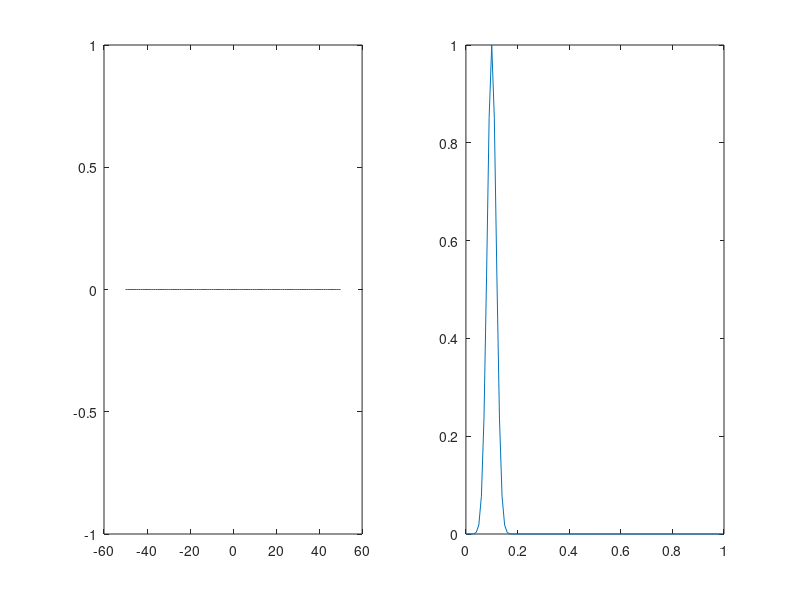
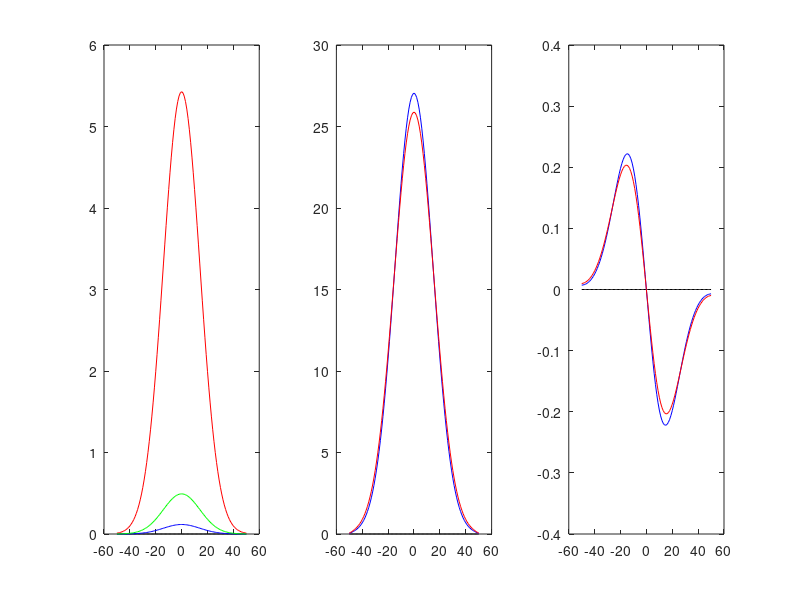
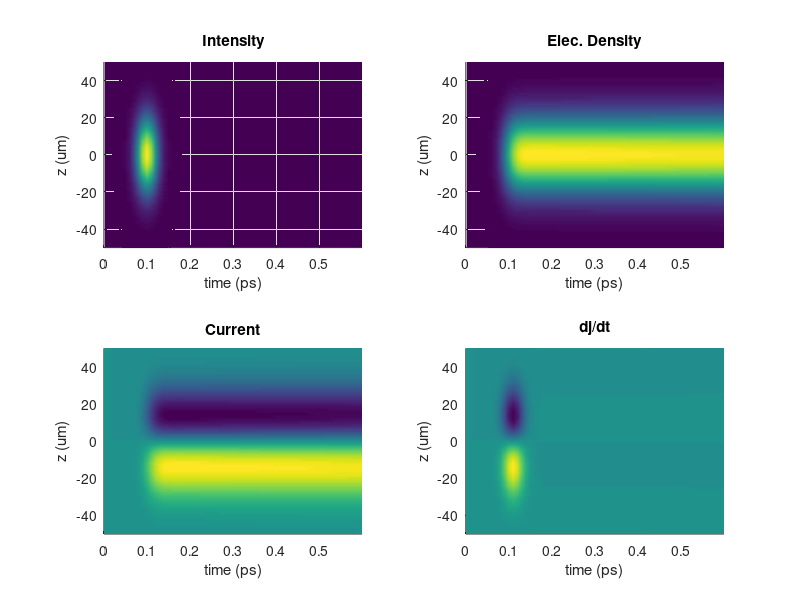
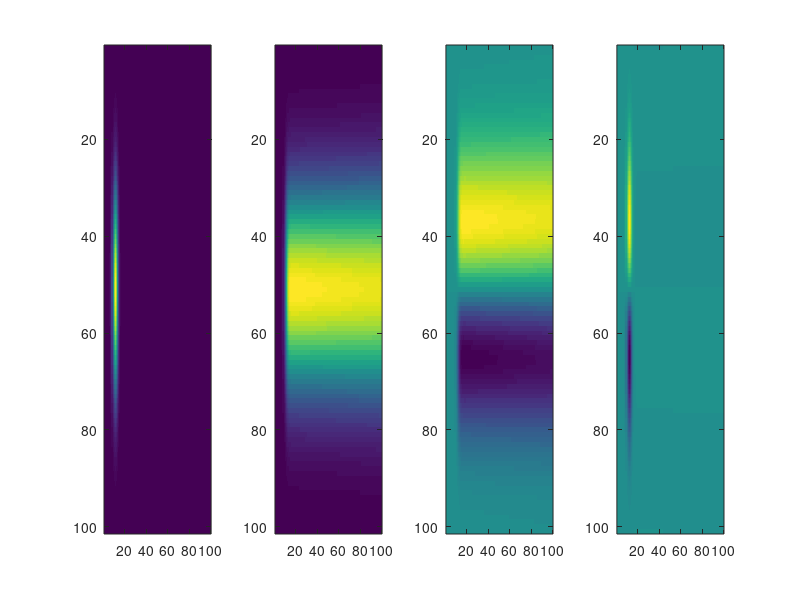

These charts were generated, in order, by the following MATLAB code:
% electon expansion modelling

clear all, close all,

dt = 0.01 % in ps
toffst = 0.1;
pulseD = 0.025;
t = 0.00:dt:3; % time vector
[unkn, ttot] = size(t);

zalim = 50;
zcel = 1;
za = (-1*zalim):zcel:(zalim); % space vector
[unkn, zcells] = size(za);

wid = 20; % Gaussian width of the optical beam in microns
TotEl = 1000; % total number of electrons generated NOTE: 1D model
niniF = exp((-za.^2)/wid^2);
niniTempF = exp((-(t-toffst).^2)/pulseD^2);
ampEl = TotEl/(sum(niniF)*sum(niniTempF)); 
nini = niniF*ampEl;

NzaEvol(1:zcells, 1:ttot) = 0;

NzaEvolPump(1:zcells, 1:ttot) = 0;

for iii = 1:20;
    NzaEvolPump(1:zcells, iii) = nini*niniTempF(iii);
end;

Cur(1:zcells, 1:ttot) = 0;

% assuming velocity is constant and it is 10 u/ps (the initial velocity can
% be higher, can be calculated from the kinetic energy given the photon
elecVumpps = 10;
vel = elecVumpps/zcel * dt; % in cells per time interval
% then multipying the vel by Npercell, one can find the number of electrons
% leaving the cell in one time step;

figure(1), 
subplot(1,2,1)
plot(za, NzaEvol(1:zcells, 1));
subplot(1,2,2)
plot(t(1:100), niniTempF(1,1:100));


for tstep = 2:ttot,
    ElDistTemp(1) = 0;
    ElDistTemp(2:(zcells+1)) = NzaEvol(1:zcells, (tstep-1));
    ElDistTemp((zcells+2)) = 0;
    
    NzaEvol(1:zcells, tstep) = NzaEvolPump(1:zcells, tstep); 
    NzaEvol(1:zcells, tstep) = NzaEvol(1:zcells, tstep) + NzaEvol(1:zcells, (tstep-1)) * (1 - 2 * vel); %initial number minus the number leaving the cell
    NzaEvol(1:zcells, tstep) = NzaEvol(1:zcells, tstep) + vel*(ElDistTemp(1:(zcells))+ElDistTemp(3:(zcells+2)))'; %prev line plus the number entering the cell
    Cur(1:zcells, tstep) = vel*(-ElDistTemp(1:(zcells))+ElDistTemp(3:(zcells+2)))';
    CurDer(1:zcells, tstep) = Cur(1:zcells, tstep) - Cur(1:zcells, (tstep-1));  
end;

figure(2),

subplot(1,3,1)
plot(za, NzaEvolPump(1:zcells, 1), '-k'),
hold on,
plot(za, NzaEvolPump(1:zcells, 6), '-b'),
hold on,
plot(za, NzaEvolPump(1:zcells, 10), '-r'),
hold on,
plot(za, NzaEvolPump(1:zcells, 15), '-g'),
hold off;

subplot(1,3,2)
plot(za, NzaEvol(1:zcells, 1), '-k'),
hold on,
plot(za, NzaEvol(1:zcells, 100), '-b'),
hold on,
plot(za, NzaEvol(1:zcells, 200), '-r'),
hold off;

subplot(1,3,3)
plot(za, Cur(1:zcells, 1), '-k'),
hold on,
plot(za, Cur(1:zcells, 100), '-b'),
hold on,
plot(za, Cur(1:zcells, 200), '-r'),
hold off;

tsh=0:dt:1;
[TT ZZ] = meshgrid(tsh, za);

figure(3),

subplot(2,2,1)
surf(TT, ZZ, NzaEvolPump(1:zcells, 1:101));
shading("interp");
view(2);
axis([0 0.6 -50 50]);
xlabel('time (ps)'),
ylabel('z (um)'),
title('Intensity')


subplot(2,2,2)
surf(TT, ZZ, NzaEvol(1:zcells, 1:101));
shading("interp");
view(2);
axis([0 0.6 -50 50]);
xlabel('time (ps)'),
ylabel('z (um)'),
title('Elec. Density')


subplot(2,2,3)
surf(TT, ZZ, Cur(1:zcells, 1:101));
shading("interp");
view(2);
axis([0 0.6 -50 50]);
xlabel('time (ps)'),
ylabel('z (um)'),
title('Current')


subplot(2,2,4)
surf(TT, ZZ, CurDer(1:zcells, 1:101));
shading("interp");
view(2);
axis([0 0.6 -50 50]);
xlabel('time (ps)'),
ylabel('z (um)'),
title('dj/dt')



figure(4),

subplot(1,4,1)
imagesc(NzaEvolPump(1:zcells, 1:100));

subplot(1,4,2)
imagesc(NzaEvol(1:zcells, 1:100));

subplot(1,4,3)
imagesc(Cur(1:zcells, 1:100));

subplot(1,4,4)
imagesc(CurDer(1:zcells, 1:100));

